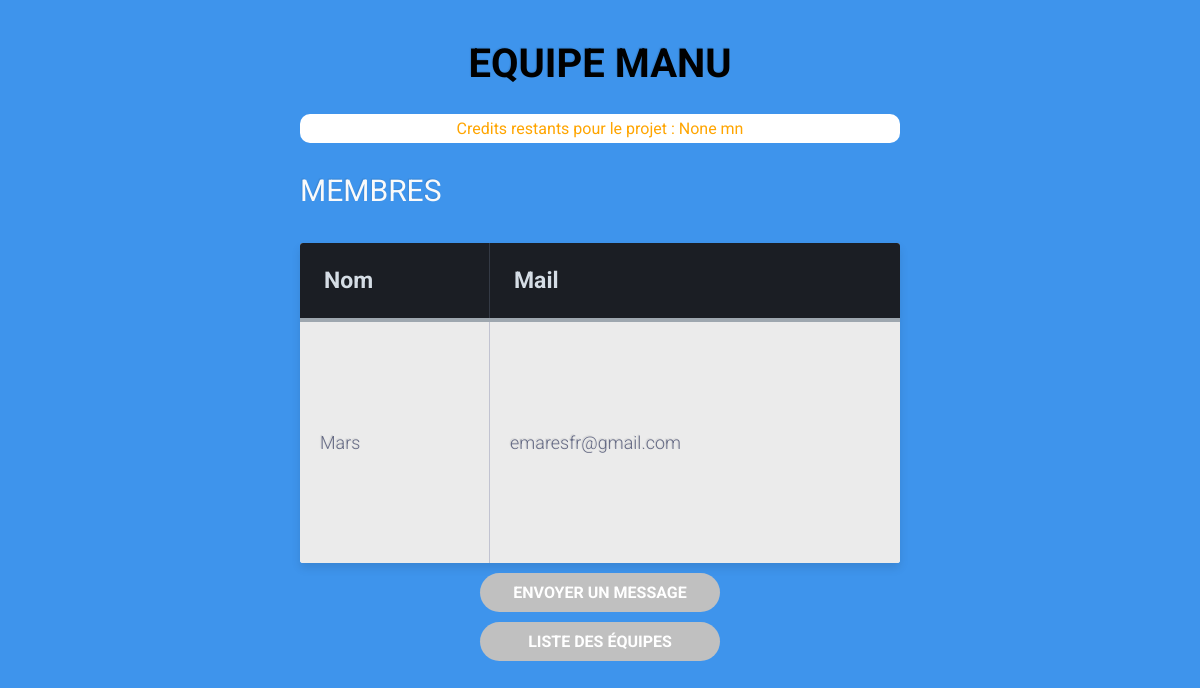
/equipe/1/2 (signed in), run on an earlier commit of the app's database.
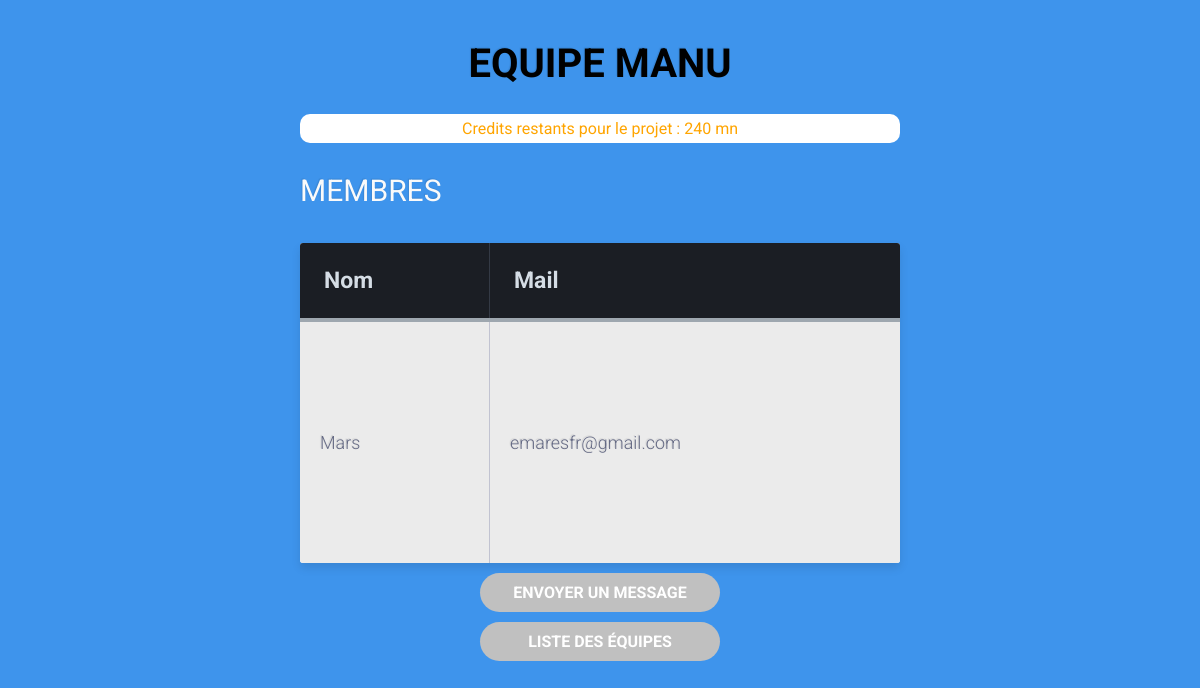
And on a later commit of the database.
### ApplicationEPSI/models.py (models this page shows, shortened)
class Equipe(models.Model):
    Nom = models.CharField(max_length=100)
    Projet = models.ForeignKey('Projet',on_delete=models.CASCADE, null=True)
    Etudiants = models.ManyToManyField('Etudiant', null=True)

class Projet(models.Model):
    Nom = models.CharField(max_length=100)
    Intervenant = models.ForeignKey('Intervenant',on_delete=models.CASCADE, null=True)
    TempsSoutienRestant = models.CharField(max_length=100, null=True)

### ApplicationEPSI/views.py (the view)
# urls.py: path('equipe/<int:idetudiant>/<int:idequipe>',  views.equipe, name='equipe'),
@login_required
def equipe(request, idetudiant, idequipe ):
    equipe = get_object_or_404(Equipe, id = idequipe)
    etudiant = get_object_or_404(Equipe, id = idetudiant)
    return render(request, 'ApplicationEPSI/equipe.html', {'equipe' : equipe, 'etudiant' : etudiant})

### ApplicationEPSI/templates/ApplicationEPSI/equipe.html (shortened to what this page needs)
<!DOCTYPE html>
<html lang="en" dir="ltr">
  <head>
  </head>
  <body>
    <div class="table-title">
      <h1>Equipe {{ equipe.Nom}}</h1>
      <span>Credits restants pour le projet : {{ equipe.Projet.TempsSoutienRestant}} mn</span>
      <h3>Membres</h3>
    </div>
      <table class="table-fill">
        <thead>
        <th>Nom</th>
        <th>Mail</th>
        </thead>
        <tbody>
        {% for membre in equipe.Etudiants.all %}
        <tr>
          <td>{{ membre.Nom}}</td>
          <td>{{ membre.Mail}}</td>
        </tr>
        {% empty %}
          <tr>
            <td>
            Aucun autre membre dans l'equipe
            </td>
          </tr>
        {% endfor %}
      </tbody>
      </table>
    <a class="btn message" href="{% url 'message' etudiant.id equipe.id %}">Envoyer un message</a>
    <a class="btn message" href="{% url 'homepageetudiant' etudiant.id  %}">Liste des équipes</a>
  </body>
</html>

What changed in the data, as far as the page shows it:
changed through a linked row, Equipe "MANU": Projet.TempsSoutienRestant "None" → "240"
